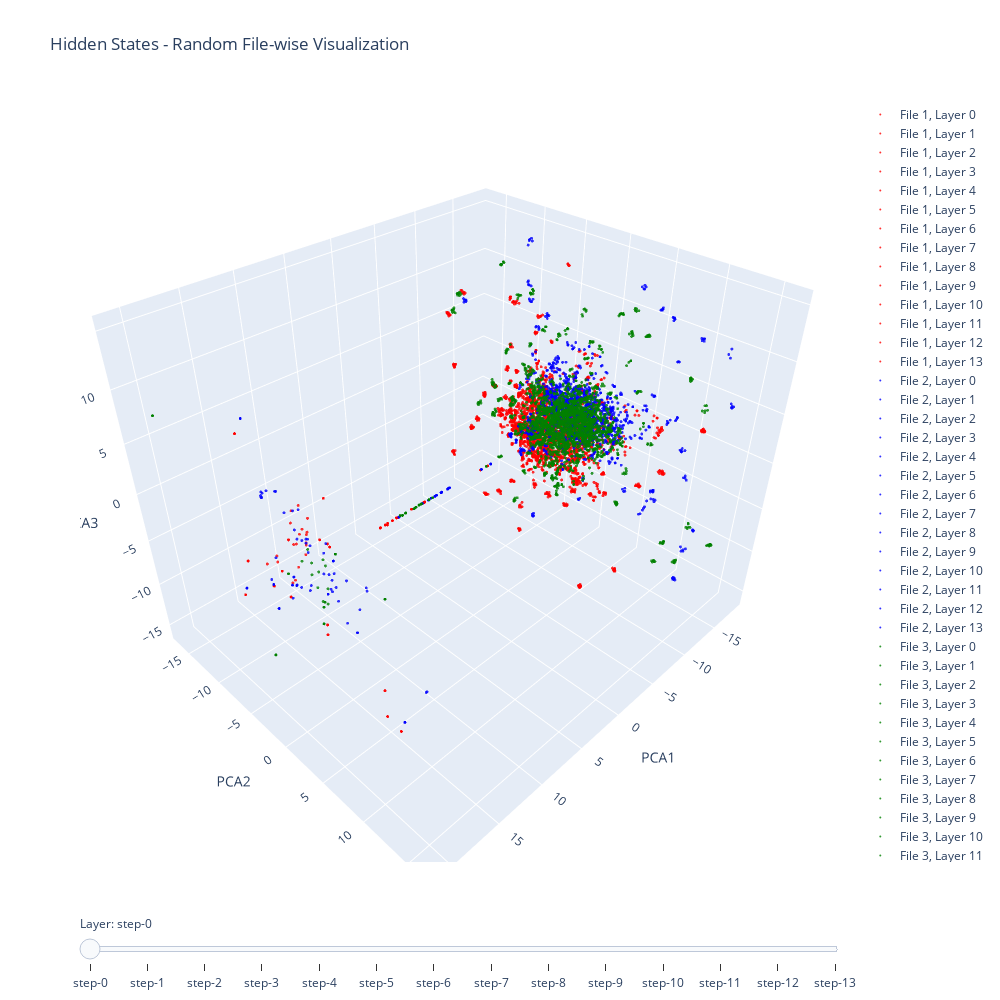

This figure's notebook cell:
### Code cell
import torch
import numpy as np
import plotly.graph_objects as go
from sklearn.decomposition import PCA
import os
import random

# 隠れ状態のファイルが保存されているディレクトリ
hidden_state_dir = "/home/masa1357/Dockerdata/gitfile/15-Encoders/src/log/15layers/hidden_states/"

# 指定したディレクトリからランダムにファイルを取得する関数
def get_random_files(dir_path, num_files=3):
    # ディレクトリ内のすべてのファイルを取得
    all_files = [os.path.join(dir_path, f) for f in os.listdir(dir_path) if f.endswith('.pt')]
    
    # ランダムにファイルを選択
    selected_files = random.sample(all_files, num_files)
    return selected_files

def load_hidden_states(file_path):
    # file_pathに従って隠れ状態を読み込む
    hidden_states = torch.load(file_path)
    
    # hidden_statesがtupleなら各要素にdetach()とnumpy()を適用
    if isinstance(hidden_states, tuple):
        hidden_states = [state.detach().cpu().numpy() for state in hidden_states]
    else:
        # tupleでない場合は直接処理
        hidden_states = hidden_states.detach().cpu().numpy()

    return hidden_states

# ランダムに3つのファイルを取得
file_paths = get_random_files(hidden_state_dir, num_files=3)

# 各ファイルからhidden_statesを読み込み、PCAで次元削減を行う
hidden_states_list = [load_hidden_states(file_path) for file_path in file_paths]

# PCAで次元を3次元に削減する
def apply_pca(hidden_states, n_components=3):
    pca = PCA(n_components=n_components)
    reduced_states = [pca.fit_transform(state.reshape(-1, state.shape[-1])) for state in hidden_states]
    return reduced_states

# PCAを適用して次元を削減
reduced_hidden_states_list = [apply_pca(hidden_states) for hidden_states in hidden_states_list]

# 色のリストを準備（ファイルごとに色を変える）
colors = ['red', 'blue', 'green']

# 時系列ごとにプロットを作成する
fig = go.Figure()

# 各ファイル（データセット）ごとに異なる色でプロットを追加
for file_index, reduced_hidden_states in enumerate(reduced_hidden_states_list):
    for layer_index, reduced_state in enumerate(reduced_hidden_states):
        x, y, z = reduced_state[:, 0], reduced_state[:, 1], reduced_state[:, 2]
        
        # 各レイヤーに対する散布図
        fig.add_trace(go.Scatter3d(
            x=x, y=y, z=z,
            mode='markers',
            marker=dict(
                size=1,
                opacity=0.8,
                color=colors[file_index],  # ファイルごとの色分け
            ),
            name=f'File {file_index+1}, Layer {layer_index}'
        ))

# スライダーを作成
steps = []
for i in range(len(reduced_hidden_states_list[0])):  # 最初のファイルのレイヤー数に基づく
    step = dict(
        method='update',
        args=[{'visible': [j == i for j in range(len(reduced_hidden_states_list[0]))]},
              {'title': f"Layer {i}"}],
    )
    steps.append(step)

sliders = [dict(
    active=0,
    currentvalue={"prefix": "Layer: "},
    pad={"t": 50},
    steps=steps
)]

# レイアウトを設定
fig.update_layout(
    sliders=sliders,
    title="Hidden States - Random File-wise Visualization",
    scene=dict(
        xaxis_title="PCA1",
        yaxis_title="PCA2",
        zaxis_title="PCA3",
    ),
    width=1000,
    height=1000
)

# プロットを表示
fig.show()

### Figure 1 — Plotly figure (JSON) as saved in the notebook; plotly's stock layout.template omitted (floating-point values rounded to 4 significant figures; data arrays with more than 128 entries replaced by an {"elided": "..."} marker saying what was removed)
{"data": [{"marker": {"color": "red", "opacity": 0.8, "size": 1}, "mode": "markers", "name": "File 1, Layer 0", "type": "scatter3d", "x": {"elided": "512 float values"}, "y": {"elided": "512 float values"}, "z": {"elided": "512 float values"}}, {"marker": {"color": "red", "opacity": 0.8, "size": 1}, "mode": "markers", "name": "File 1, Layer 1", "type": "scatter3d", "x": {"elided": "512 float values"}, "y": {"elided": "512 float values"}, "z": {"elided": "512 float values"}}, {"marker": {"color": "red", "opacity": 0.8, "size": 1}, "mode": "markers", "name": "File 1, Layer 2", "type": "scatter3d", "x": {"elided": "512 float values"}, "y": {"elided": "512 float values"}, "z": {"elided": "512 float values"}}, {"marker": {"color": "red", "opacity": 0.8, "size": 1}, "mode": "markers", "name": "File 1, Layer 3", "type": "scatter3d", "x": {"elided": "512 float values"}, "y": {"elided": "512 float values"}, "z": {"elided": "512 float values"}}, {"marker": {"color": "red", "opacity": 0.8, "size": 1}, "mode": "markers", "name": "File 1, Layer 4", "type": "scatter3d", "x": {"elided": "512 float values"}, "y": {"elided": "512 float values"}, "z": {"elided": "512 float values"}}, {"marker": {"color": "red", "opacity": 0.8, "size": 1}, "mode": "markers", "name": "File 1, Layer 5", "type": "scatter3d", "x": {"elided": "512 float values"}, "y": {"elided": "512 float values"}, "z": {"elided": "512 float values"}}, {"marker": {"color": "red", "opacity": 0.8, "size": 1}, "mode": "markers", "name": "File 1, Layer 6", "type": "scatter3d", "x": {"elided": "512 float values"}, "y": {"elided": "512 float values"}, "z": {"elided": "512 float values"}}, {"marker": {"color": "red", "opacity": 0.8, "size": 1}, "mode": "markers", "name": "File 1, Layer 7", "type": "scatter3d", "x": {"elided": "512 float values"}, "y": {"elided": "512 float values"}, "z": {"elided": "512 float values"}}, {"marker": {"color": "red", "opacity": 0.8, "size": 1}, "mode": "markers", "name": "File 1, Layer 8", "type": "scatter3d", "x": {"elided": "512 float values"}, "y": {"elided": "512 float values"}, "z": {"elided": "512 float values"}}, {"marker": {"color": "red", "opacity": 0.8, "size": 1}, "mode": "markers", "name": "File 1, Layer 9", "type": "scatter3d", "x": {"elided": "512 float values"}, "y": {"elided": "512 float values"}, "z": {"elided": "512 float values"}}, {"marker": {"color": "red", "opacity": 0.8, "size": 1}, "mode": "markers", "name": "File 1, Layer 10", "type": "scatter3d", "x": {"elided": "512 float values"}, "y": {"elided": "512 float values"}, "z": {"elided": "512 float values"}}, {"marker": {"color": "red", "opacity": 0.8, "size": 1}, "mode": "markers", "name": "File 1, Layer 11", "type": "scatter3d", "x": {"elided": "512 float values"}, "y": {"elided": "512 float values"}, "z": {"elided": "512 float values"}}, {"marker": {"color": "red", "opacity": 0.8, "size": 1}, "mode": "markers", "name": "File 1, Layer 12", "type": "scatter3d", "x": {"elided": "512 float values"}, "y": {"elided": "512 float values"}, "z": {"elided": "512 float values"}}, {"marker": {"color": "red", "opacity": 0.8, "size": 1}, "mode": "markers", "name": "File 1, Layer 13", "type": "scatter3d", "x": {"elided": "512 float values"}, "y": {"elided": "512 float values"}, "z": {"elided": "512 float values"}}, {"marker": {"color": "blue", "opacity": 0.8, "size": 1}, "mode": "markers", "name": "File 2, Layer 0", "type": "scatter3d", "x": {"elided": "512 float values"}, "y": {"elided": "512 float values"}, "z": {"elided": "512 float values"}}, {"marker": {"color": "blue", "opacity": 0.8, "size": 1}, "mode": "markers", "name": "File 2, Layer 1", "type": "scatter3d", "x": {"elided": "512 float values"}, "y": {"elided": "512 float values"}, "z": {"elided": "512 float values"}}, {"marker": {"color": "blue", "opacity": 0.8, "size": 1}, "mode": "markers", "name": "File 2, Layer 2", "type": "scatter3d", "x": {"elided": "512 float values"}, "y": {"elided": "512 float values"}, "z": {"elided": "512 float values"}}, {"marker": {"color": "blue", "opacity": 0.8, "size": 1}, "mode": "markers", "name": "File 2, Layer 3", "type": "scatter3d", "x": {"elided": "512 float values"}, "y": {"elided": "512 float values"}, "z": {"elided": "512 float values"}}, {"marker": {"color": "blue", "opacity": 0.8, "size": 1}, "mode": "markers", "name": "File 2, Layer 4", "type": "scatter3d", "x": {"elided": "512 float values"}, "y": {"elided": "512 float values"}, "z": {"elided": "512 float values"}}, {"marker": {"color": "blue", "opacity": 0.8, "size": 1}, "mode": "markers", "name": "File 2, Layer 5", "type": "scatter3d", "x": {"elided": "512 float values"}, "y": {"elided": "512 float values"}, "z": {"elided": "512 float values"}}, {"marker": {"color": "blue", "opacity": 0.8, "size": 1}, "mode": "markers", "name": "File 2, Layer 6", "type": "scatter3d", "x": {"elided": "512 float values"}, "y": {"elided": "512 float values"}, "z": {"elided": "512 float values"}}, {"marker": {"color": "blue", "opacity": 0.8, "size": 1}, "mode": "markers", "name": "File 2, Layer 7", "type": "scatter3d", "x": {"elided": "512 float values"}, "y": {"elided": "512 float values"}, "z": {"elided": "512 float values"}}, {"marker": {"color": "blue", "opacity": 0.8, "size": 1}, "mode": "markers", "name": "File 2, Layer 8", "type": "scatter3d", "x": {"elided": "512 float values"}, "y": {"elided": "512 float values"}, "z": {"elided": "512 float values"}}, {"marker": {"color": "blue", "opacity": 0.8, "size": 1}, "mode": "markers", "name": "File 2, Layer 9", "type": "scatter3d", "x": {"elided": "512 float values"}, "y": {"elided": "512 float values"}, "z": {"elided": "512 float values"}}, {"marker": {"color": "blue", "opacity": 0.8, "size": 1}, "mode": "markers", "name": "File 2, Layer 10", "type": "scatter3d", "x": {"elided": "512 float values"}, "y": {"elided": "512 float values"}, "z": {"elided": "512 float values"}}, {"marker": {"color": "blue", "opacity": 0.8, "size": 1}, "mode": "markers", "name": "File 2, Layer 11", "type": "scatter3d", "x": {"elided": "512 float values"}, "y": {"elided": "512 float values"}, "z": {"elided": "512 float values"}}, {"marker": {"color": "blue", "opacity": 0.8, "size": 1}, "mode": "markers", "name": "File 2, Layer 12", "type": "scatter3d", "x": {"elided": "512 float values"}, "y": {"elided": "512 float values"}, "z": {"elided": "512 float values"}}, {"marker": {"color": "blue", "opacity": 0.8, "size": 1}, "mode": "markers", "name": "File 2, Layer 13", "type": "scatter3d", "x": {"elided": "512 float values"}, "y": {"elided": "512 float values"}, "z": {"elided": "512 float values"}}, {"marker": {"color": "green", "opacity": 0.8, "size": 1}, "mode": "markers", "name": "File 3, Layer 0", "type": "scatter3d", "x": {"elided": "512 float values"}, "y": {"elided": "512 float values"}, "z": {"elided": "512 float values"}}, {"marker": {"color": "green", "opacity": 0.8, "size": 1}, "mode": "markers", "name": "File 3, Layer 1", "type": "scatter3d", "x": {"elided": "512 float values"}, "y": {"elided": "512 float values"}, "z": {"elided": "512 float values"}}, {"marker": {"color": "green", "opacity": 0.8, "size": 1}, "mode": "markers", "name": "File 3, Layer 2", "type": "scatter3d", "x": {"elided": "512 float values"}, "y": {"elided": "512 float values"}, "z": {"elided": "512 float values"}}, {"marker": {"color": "green", "opacity": 0.8, "size": 1}, "mode": "markers", "name": "File 3, Layer 3", "type": "scatter3d", "x": {"elided": "512 float values"}, "y": {"elided": "512 float values"}, "z": {"elided": "512 float values"}}, {"marker": {"color": "green", "opacity": 0.8, "size": 1}, "mode": "markers", "name": "File 3, Layer 4", "type": "scatter3d", "x": {"elided": "512 float values"}, "y": {"elided": "512 float values"}, "z": {"elided": "512 float values"}}, {"marker": {"color": "green", "opacity": 0.8, "size": 1}, "mode": "markers", "name": "File 3, Layer 5", "type": "scatter3d", "x": {"elided": "512 float values"}, "y": {"elided": "512 float values"}, "z": {"elided": "512 float values"}}, {"marker": {"color": "green", "opacity": 0.8, "size": 1}, "mode": "markers", "name": "File 3, Layer 6", "type": "scatter3d", "x": {"elided": "512 float values"}, "y": {"elided": "512 float values"}, "z": {"elided": "512 float values"}}, {"marker": {"color": "green", "opacity": 0.8, "size": 1}, "mode": "markers", "name": "File 3, Layer 7", "type": "scatter3d", "x": {"elided": "512 float values"}, "y": {"elided": "512 float values"}, "z": {"elided": "512 float values"}}, {"marker": {"color": "green", "opacity": 0.8, "size": 1}, "mode": "markers", "name": "File 3, Layer 8", "type": "scatter3d", "x": {"elided": "512 float values"}, "y": {"elided": "512 float values"}, "z": {"elided": "512 float values"}}, {"marker": {"color": "green", "opacity": 0.8, "size": 1}, "mode": "markers", "name": "File 3, Layer 9", "type": "scatter3d", "x": {"elided": "512 float values"}, "y": {"elided": "512 float values"}, "z": {"elided": "512 float values"}}, {"marker": {"color": "green", "opacity": 0.8, "size": 1}, "mode": "markers", "name": "File 3, Layer 10", "type": "scatter3d", "x": {"elided": "512 float values"}, "y": {"elided": "512 float values"}, "z": {"elided": "512 float values"}}, {"marker": {"color": "green", "opacity": 0.8, "size": 1}, "mode": "markers", "name": "File 3, Layer 11", "type": "scatter3d", "x": {"elided": "512 float values"}, "y": {"elided": "512 float values"}, "z": {"elided": "512 float values"}}, {"marker": {"color": "green", "opacity": 0.8, "size": 1}, "mode": "markers", "name": "File 3, Layer 12", "type": "scatter3d", "x": {"elided": "512 float values"}, "y": {"elided": "512 float values"}, "z": {"elided": "512 float values"}}, {"marker": {"color": "green", "opacity": 0.8, "size": 1}, "mode": "markers", "name": "File 3, Layer 13", "type": "scatter3d", "x": {"elided": "512 float values"}, "y": {"elided": "512 float values"}, "z": {"elided": "512 float values"}}], "layout": {"height": 1000, "scene": {"xaxis": {"title": {"text": "PCA1"}}, "yaxis": {"title": {"text": "PCA2"}}, "zaxis": {"title": {"text": "PCA3"}}}, "sliders": [{"active": 0, "currentvalue": {"prefix": "Layer: "}, "pad": {"t": 50}, "steps": [{"args": [{"visible": [true, false, false, false, false, false, false, false, false, false, false, false, false, false]}, {"title": "Layer 0"}], "method": "update"}, {"args": [{"visible": [false, true, false, false, false, false, false, false, false, false, false, false, false, false]}, {"title": "Layer 1"}], "method": "update"}, {"args": [{"visible": [false, false, true, false, false, false, false, false, false, false, false, false, false, false]}, {"title": "Layer 2"}], "method": "update"}, {"args": [{"visible": [false, false, false, true, false, false, false, false, false, false, false, false, false, false]}, {"title": "Layer 3"}], "method": "update"}, {"args": [{"visible": [false, false, false, false, true, false, false, false, false, false, false, false, false, false]}, {"title": "Layer 4"}], "method": "update"}, {"args": [{"visible": [false, false, false, false, false, true, false, false, false, false, false, false, false, false]}, {"title": "Layer 5"}], "method": "update"}, {"args": [{"visible": [false, false, false, false, false, false, true, false, false, false, false, false, false, false]}, {"title": "Layer 6"}], "method": "update"}, {"args": [{"visible": [false, false, false, false, false, false, false, true, false, false, false, false, false, false]}, {"title": "Layer 7"}], "method": "update"}, {"args": [{"visible": [false, false, false, false, false, false, false, false, true, false, false, false, false, false]}, {"title": "Layer 8"}], "method": "update"}, {"args": [{"visible": [false, false, false, false, false, false, false, false, false, true, false, false, false, false]}, {"title": "Layer 9"}], "method": "update"}, {"args": [{"visible": [false, false, false, false, false, false, false, false, false, false, true, false, false, false]}, {"title": "Layer 10"}], "method": "update"}, {"args": [{"visible": [false, false, false, false, false, false, false, false, false, false, false, true, false, false]}, {"title": "Layer 11"}], "method": "update"}, {"args": [{"visible": [false, false, false, false, false, false, false, false, false, false, false, false, true, false]}, {"title": "Layer 12"}], "method": "update"}, {"args": [{"visible": [false, false, false, false, false, false, false, false, false, false, false, false, false, true]}, {"title": "Layer 13"}], "method": "update"}]}], "title": {"text": "Hidden States - Random File-wise Visualization"}, "width": 1000}}
